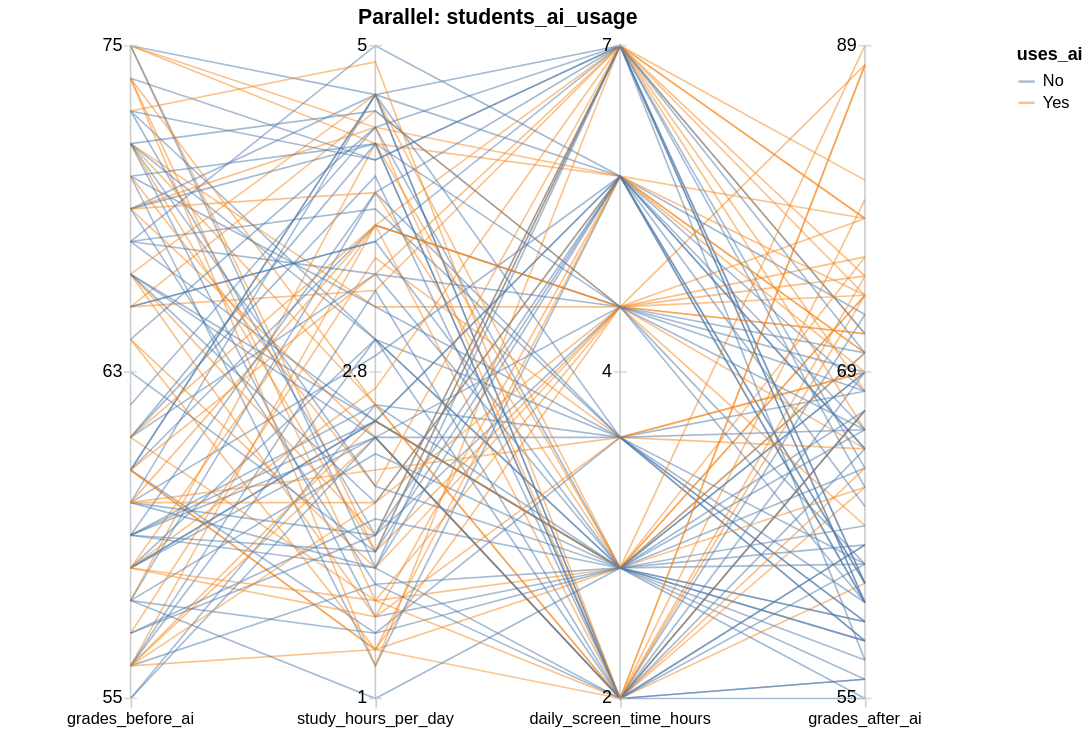

Vega-Lite specification stored for this chart:
### Vega-Lite specification from a JSON file in a GitHub repository (floating-point values rounded to 4 significant figures; data arrays with more than 128 entries replaced by an {"elided": "..."} marker saying what was removed)
{"$schema": "https://vega.github.io/schema/vega-lite/v5.json", "title": "Parallel: students_ai_usage", "width": 600, "height": 400, "data": {"values": {"elided": "400 records"}}, "encoding": {"x": {"field": "dimension", "type": "nominal", "sort": ["grades_before_ai", "study_hours_per_day", "daily_screen_time_hours", "grades_after_ai"], "axis": {"title": null, "labelAngle": 0}, "scale": {}}, "tooltip": [{"field": "dimension", "type": "nominal"}]}, "layer": [{"data": {"values": [{"dimension": "grades_before_ai"}, {"dimension": "study_hours_per_day"}, {"dimension": "daily_screen_time_hours"}, {"dimension": "grades_after_ai"}]}, "mark": {"type": "rule", "color": "#ccc"}, "encoding": {}}, {"mark": {"type": "line", "opacity": 0.5, "strokeWidth": 1}, "encoding": {"y": {"field": "normalized_value", "type": "quantitative", "axis": null, "scale": {}}, "detail": {"field": "_index", "type": "nominal"}, "color": {"field": "uses_ai", "type": "nominal"}, "tooltip": [{"field": "dimension", "type": "nominal"}, {"field": "normalized_value", "type": "quantitative"}, {"field": "uses_ai", "type": "nominal"}]}}, {"data": {"values": [{"dimension": "grades_before_ai", "tick_level": "min", "tick_value": 0.0, "tick_label": 55.0}, {"dimension": "grades_before_ai", "tick_level": "mid", "tick_value": 0.5, "tick_label": 63.0}, {"dimension": "grades_before_ai", "tick_level": "max", "tick_value": 1.0, "tick_label": 75.0}, {"dimension": "study_hours_per_day", "tick_level": "min", "tick_value": 0.0, "tick_label": 1.0}, {"dimension": "study_hours_per_day", "tick_level": "mid", "tick_value": 0.5, "tick_label": 2.8}, {"dimension": "study_hours_per_day", "tick_level": "max", "tick_value": 1.0, "tick_label": 5.0}, {"dimension": "daily_screen_time_hours", "tick_level": "min", "tick_value": 0.0, "tick_label": 2.0}, {"dimension": "daily_screen_time_hours", "tick_level": "mid", "tick_value": 0.5, "tick_label": 4.0}, {"dimension": "daily_screen_time_hours", "tick_level": "max", "tick_value": 1.0, "tick_label": 7.0}, {"dimension": "grades_after_ai", "tick_level": "min", "tick_value": 0.0, "tick_label": 55.0}, {"dimension": "grades_after_ai", "tick_level": "mid", "tick_value": 0.5, "tick_label": 69.0}, {"dimension": "grades_after_ai", "tick_level": "max", "tick_value": 1.0, "tick_label": 89.0}]}, "transform": [{"filter": "datum.tick_level === 'max'"}], "encoding": {"y": {"field": "tick_value", "type": "quantitative", "axis": null, "scale": {}}, "tooltip": [{"field": "tick_value", "type": "quantitative"}]}, "layer": [{"mark": {"type": "text", "style": "label"}, "encoding": {"text": {"field": "tick_label", "type": "quantitative"}}}, {"mark": {"type": "tick", "style": "tick", "size": 8, "color": "#ccc"}}]}, {"data": {"values": [{"dimension": "grades_before_ai", "tick_level": "min", "tick_value": 0.0, "tick_label": 55.0}, {"dimension": "grades_before_ai", "tick_level": "mid", "tick_value": 0.5, "tick_label": 63.0}, {"dimension": "grades_before_ai", "tick_level": "max", "tick_value": 1.0, "tick_label": 75.0}, {"dimension": "study_hours_per_day", "tick_level": "min", "tick_value": 0.0, "tick_label": 1.0}, {"dimension": "study_hours_per_day", "tick_level": "mid", "tick_value": 0.5, "tick_label": 2.8}, {"dimension": "study_hours_per_day", "tick_level": "max", "tick_value": 1.0, "tick_label": 5.0}, {"dimension": "daily_screen_time_hours", "tick_level": "min", "tick_value": 0.0, "tick_label": 2.0}, {"dimension": "daily_screen_time_hours", "tick_level": "mid", "tick_value": 0.5, "tick_label": 4.0}, {"dimension": "daily_screen_time_hours", "tick_level": "max", "tick_value": 1.0, "tick_label": 7.0}, {"dimension": "grades_after_ai", "tick_level": "min", "tick_value": 0.0, "tick_label": 55.0}, {"dimension": "grades_after_ai", "tick_level": "mid", "tick_value": 0.5, "tick_label": 69.0}, {"dimension": "grades_after_ai", "tick_level": "max", "tick_value": 1.0, "tick_label": 89.0}]}, "transform": [{"filter": "datum.tick_level === 'mid'"}], "encoding": {"y": {"field": "tick_value", "type": "quantitative", "axis": null, "scale": {}}, "tooltip": [{"field": "tick_value", "type": "quantitative"}]}, "layer": [{"mark": {"type": "text", "style": "label"}, "encoding": {"text": {"field": "tick_label", "type": "quantitative"}}}, {"mark": {"type": "tick", "style": "tick", "size": 8, "color": "#ccc"}}]}, {"data": {"values": [{"dimension": "grades_before_ai", "tick_level": "min", "tick_value": 0.0, "tick_label": 55.0}, {"dimension": "grades_before_ai", "tick_level": "mid", "tick_value": 0.5, "tick_label": 63.0}, {"dimension": "grades_before_ai", "tick_level": "max", "tick_value": 1.0, "tick_label": 75.0}, {"dimension": "study_hours_per_day", "tick_level": "min", "tick_value": 0.0, "tick_label": 1.0}, {"dimension": "study_hours_per_day", "tick_level": "mid", "tick_value": 0.5, "tick_label": 2.8}, {"dimension": "study_hours_per_day", "tick_level": "max", "tick_value": 1.0, "tick_label": 5.0}, {"dimension": "daily_screen_time_hours", "tick_level": "min", "tick_value": 0.0, "tick_label": 2.0}, {"dimension": "daily_screen_time_hours", "tick_level": "mid", "tick_value": 0.5, "tick_label": 4.0}, {"dimension": "daily_screen_time_hours", "tick_level": "max", "tick_value": 1.0, "tick_label": 7.0}, {"dimension": "grades_after_ai", "tick_level": "min", "tick_value": 0.0, "tick_label": 55.0}, {"dimension": "grades_after_ai", "tick_level": "mid", "tick_value": 0.5, "tick_label": 69.0}, {"dimension": "grades_after_ai", "tick_level": "max", "tick_value": 1.0, "tick_label": 89.0}]}, "transform": [{"filter": "datum.tick_level === 'min'"}], "encoding": {"y": {"field": "tick_value", "type": "quantitative", "axis": null, "scale": {}}, "tooltip": [{"field": "tick_value", "type": "quantitative"}]}, "layer": [{"mark": {"type": "text", "style": "label"}, "encoding": {"text": {"field": "tick_label", "type": "quantitative"}}}, {"mark": {"type": "tick", "style": "tick", "size": 8, "color": "#ccc"}}]}], "config": {"axisX": {"domain": false, "labelAngle": 0, "tickColor": "#ccc", "title": null}, "view": {"stroke": null}, "style": {"label": {"baseline": "middle", "align": "right", "dx": -5}, "tick": {"orient": "horizontal"}}}, "transform": [], "params": []}
